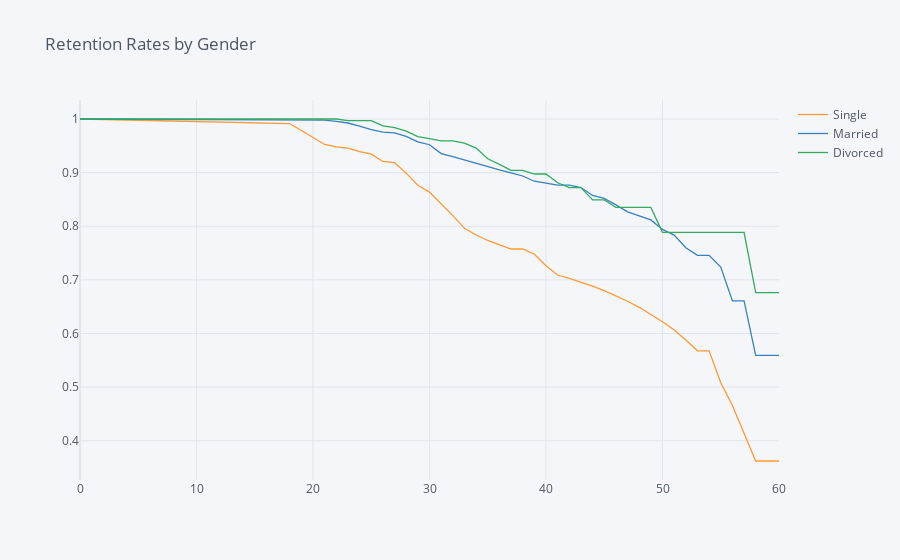

Notebook cell for this chart:
### Markdown cell above
## 5. Let's also look at the marital status curves by employee age. Generate and plot the survival curves showing retention rates by marital status and age.

### Code cell
rates = survival(data, 'MaritalStatus', 'Age', 'Attrition')

rates.iplot(kind='line', title='Retention Rates by Gender')

### Figure 1 — Plotly figure (JSON) as saved in the notebook; plotly's stock layout.template omitted (floating-point values rounded to 4 significant figures)
{"data": [{"line": {"color": "rgba(255, 153, 51, 1.0)", "dash": "solid", "shape": "linear", "width": 1.3}, "mode": "lines", "name": "Single", "text": "", "type": "scatter", "x": [0, 18, 19, 20, 21, 22, 23, 24, 25, 26, 27, 28, 29, 30, 31, 32, 33, 34, 35, 36, 37, 38, 39, 40, 41, 42, 43, 44, 45, 46, 47, 48, 49, 50, 51, 52, 53, 54, 55, 56, 57, 58, 59, 60], "y": [1, 0.9915, 0.9786, 0.9657, 0.9525, 0.9481, 0.9459, 0.9391, 0.9346, 0.9208, 0.9185, 0.899, 0.8765, 0.8636, 0.8421, 0.8198, 0.7961, 0.7837, 0.7734, 0.7659, 0.7575, 0.7575, 0.7477, 0.7263, 0.709, 0.7027, 0.6957, 0.6882, 0.6799, 0.6705, 0.6601, 0.6488, 0.636, 0.6219, 0.6064, 0.588, 0.5677, 0.5677, 0.508, 0.4656, 0.4139, 0.3622, 0.3622, 0.3622]}, {"line": {"color": "rgba(55, 128, 191, 1.0)", "dash": "solid", "shape": "linear", "width": 1.3}, "mode": "lines", "name": "Married", "text": "", "type": "scatter", "x": [0, 18, 19, 20, 21, 22, 23, 24, 25, 26, 27, 28, 29, 30, 31, 32, 33, 34, 35, 36, 37, 38, 39, 40, 41, 42, 43, 44, 45, 46, 47, 48, 49, 50, 51, 52, 53, 54, 55, 56, 57, 58, 59, 60], "y": [1, 0.9978, 0.9978, 0.9978, 0.9978, 0.9955, 0.9925, 0.9865, 0.9804, 0.9757, 0.9741, 0.9675, 0.9573, 0.952, 0.9355, 0.9297, 0.9235, 0.9171, 0.9103, 0.9052, 0.8996, 0.8937, 0.884, 0.8805, 0.8766, 0.8766, 0.8721, 0.8574, 0.8521, 0.8399, 0.8267, 0.8195, 0.8118, 0.7941, 0.7835, 0.7598, 0.7457, 0.7457, 0.7238, 0.6608, 0.6608, 0.5592, 0.5592, 0.5592]}, {"line": {"color": "rgba(50, 171, 96, 1.0)", "dash": "solid", "shape": "linear", "width": 1.3}, "mode": "lines", "name": "Divorced", "text": "", "type": "scatter", "x": [0, 18, 19, 20, 21, 22, 23, 24, 25, 26, 27, 28, 29, 30, 31, 32, 33, 34, 35, 36, 37, 38, 39, 40, 41, 42, 43, 44, 45, 46, 47, 48, 49, 50, 51, 52, 53, 54, 55, 56, 57, 58, 59, 60], "y": [1, 1, 1, 1, 1, 1, 0.9969, 0.9969, 0.9969, 0.9873, 0.9841, 0.9774, 0.967, 0.9633, 0.9594, 0.9594, 0.955, 0.9458, 0.9258, 0.9153, 0.9041, 0.9041, 0.8974, 0.8974, 0.8811, 0.8719, 0.8719, 0.849, 0.849, 0.8351, 0.8351, 0.8351, 0.8351, 0.7887, 0.7887, 0.7887, 0.7887, 0.7887, 0.7887, 0.7887, 0.7887, 0.676, 0.676, 0.676]}], "layout": {"legend": {"bgcolor": "#F5F6F9", "font": {"color": "#4D5663"}}, "paper_bgcolor": "#F5F6F9", "plot_bgcolor": "#F5F6F9", "title": {"font": {"color": "#4D5663"}, "text": "Retention Rates by Gender"}, "xaxis": {"gridcolor": "#E1E5ED", "showgrid": true, "tickfont": {"color": "#4D5663"}, "title": {"font": {"color": "#4D5663"}, "text": ""}, "zerolinecolor": "#E1E5ED"}, "yaxis": {"gridcolor": "#E1E5ED", "showgrid": true, "tickfont": {"color": "#4D5663"}, "title": {"font": {"color": "#4D5663"}, "text": ""}, "zerolinecolor": "#E1E5ED"}}}
